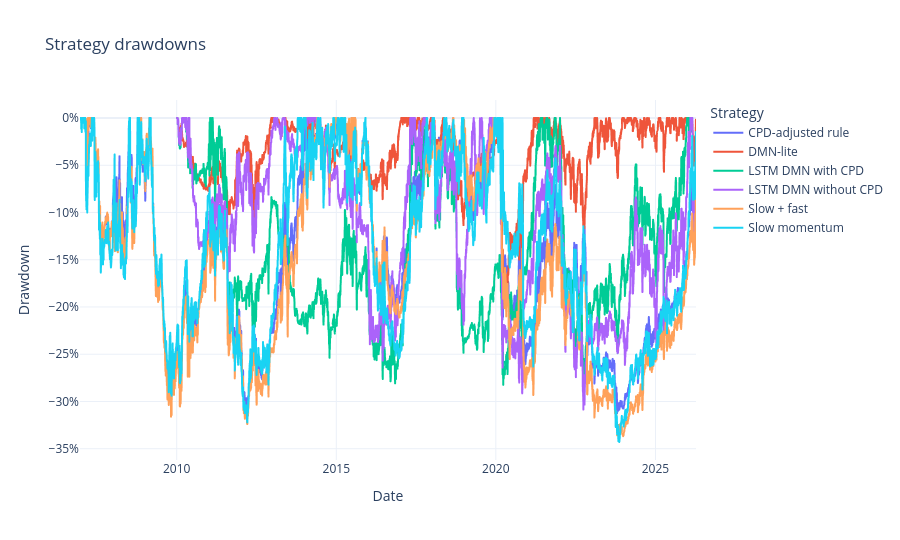

The code cell stored with this chart in its notebook:
### Code cell
drawdowns = []
for strategy, group in returns.groupby("strategy_label", observed=True):
    equity = group["equity"]
    dd = equity / equity.cummax() - 1.0
    drawdowns.append(pd.DataFrame({"date": group["date"], "strategy_label": strategy, "drawdown": dd}))
drawdowns = pd.concat(drawdowns, ignore_index=True)

fig = px.line(
    drawdowns,
    x="date",
    y="drawdown",
    color="strategy_label",
    title="Strategy drawdowns",
    labels={"date": "Date", "drawdown": "Drawdown", "strategy_label": "Strategy"},
)
fig.update_layout(template=PLOT_TEMPLATE, height=540, yaxis_tickformat=".0%")
fig.show()

### Figure 1 — Plotly figure (JSON) as saved in the notebook; plotly's stock layout.template omitted (floating-point values rounded to 4 significant figures; data arrays with more than 128 entries replaced by an {"elided": "..."} marker saying what was removed)
{"data": [{"hovertemplate": "Strategy=CPD-adjusted rule<br>Date=%{x}<br>Drawdown=%{y}<extra></extra>", "legendgroup": "CPD-adjusted rule", "line": {"color": "#636efa", "dash": "solid"}, "marker": {"symbol": "circle"}, "mode": "lines", "name": "CPD-adjusted rule", "showlegend": true, "type": "scattergl", "x": {"elided": "4968 str values"}, "xaxis": "x", "y": {"elided": "4968 float values"}, "yaxis": "y"}, {"hovertemplate": "Strategy=DMN-lite<br>Date=%{x}<br>Drawdown=%{y}<extra></extra>", "legendgroup": "DMN-lite", "line": {"color": "#EF553B", "dash": "solid"}, "marker": {"symbol": "circle"}, "mode": "lines", "name": "DMN-lite", "showlegend": true, "type": "scattergl", "x": {"elided": "4188 str values"}, "xaxis": "x", "y": {"elided": "4188 float values"}, "yaxis": "y"}, {"hovertemplate": "Strategy=LSTM DMN with CPD<br>Date=%{x}<br>Drawdown=%{y}<extra></extra>", "legendgroup": "LSTM DMN with CPD", "line": {"color": "#00cc96", "dash": "solid"}, "marker": {"symbol": "circle"}, "mode": "lines", "name": "LSTM DMN with CPD", "showlegend": true, "type": "scattergl", "x": {"elided": "4188 str values"}, "xaxis": "x", "y": {"elided": "4188 float values"}, "yaxis": "y"}, {"hovertemplate": "Strategy=LSTM DMN without CPD<br>Date=%{x}<br>Drawdown=%{y}<extra></extra>", "legendgroup": "LSTM DMN without CPD", "line": {"color": "#ab63fa", "dash": "solid"}, "marker": {"symbol": "circle"}, "mode": "lines", "name": "LSTM DMN without CPD", "showlegend": true, "type": "scattergl", "x": {"elided": "4188 str values"}, "xaxis": "x", "y": {"elided": "4188 float values"}, "yaxis": "y"}, {"hovertemplate": "Strategy=Slow + fast<br>Date=%{x}<br>Drawdown=%{y}<extra></extra>", "legendgroup": "Slow + fast", "line": {"color": "#FFA15A", "dash": "solid"}, "marker": {"symbol": "circle"}, "mode": "lines", "name": "Slow + fast", "showlegend": true, "type": "scattergl", "x": {"elided": "4968 str values"}, "xaxis": "x", "y": {"elided": "4968 float values"}, "yaxis": "y"}, {"hovertemplate": "Strategy=Slow momentum<br>Date=%{x}<br>Drawdown=%{y}<extra></extra>", "legendgroup": "Slow momentum", "line": {"color": "#19d3f3", "dash": "solid"}, "marker": {"symbol": "circle"}, "mode": "lines", "name": "Slow momentum", "showlegend": true, "type": "scattergl", "x": {"elided": "4968 str values"}, "xaxis": "x", "y": {"elided": "4968 float values"}, "yaxis": "y"}], "layout": {"height": 540, "legend": {"title": {"text": "Strategy"}, "tracegroupgap": 0}, "title": {"text": "Strategy drawdowns"}, "xaxis": {"anchor": "y", "domain": [0.0, 1.0], "title": {"text": "Date"}}, "yaxis": {"anchor": "x", "domain": [0.0, 1.0], "tickformat": ".0%", "title": {"text": "Drawdown"}}}}
